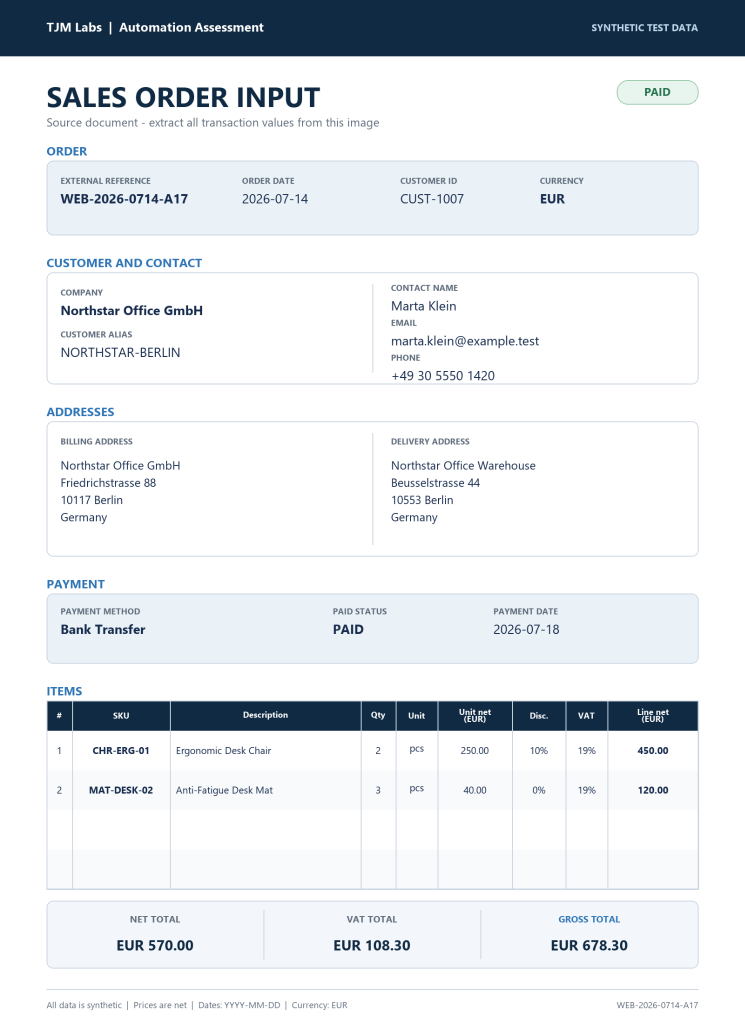
#> input picture fixtures/sample_order.png, 1489 x 2048 px (shown at 1/2 size)
$ python -i annotate.py   (imports and definitions only)
#> lines starting #> are read from the running program, lines starting #| are printed output that depends on the picture
"""Turn a raw run screenshot into an annotated figure.

A caption ribbon across the top says which clause of the written procedure the
screen belongs to and what to look at; highlight boxes ring the part of the
screen that matters, each with its own numbered badge and label.

Boxes are given as **fractions** of the image, not pixels, so an annotation
written against a 1920x1080 capture still lands correctly on a capture taken at
another resolution.

    from annotate import annotate
    annotate(src, dst, index=3, spec="2.1-2.3",
             title="Try to select the Debtor from the Order",
             note="The picker is the existence check - no row means create.",
             boxes=[(0.31, 0.22, 0.69, 0.55, "exact match on Company, Name, ZIP, City")])
"""
from __future__ import annotations

from pathlib import Path
from typing import Iterable, Optional, Sequence, Tuple

from PIL import Image, ImageDraw, ImageFont

NAVY = (14, 35, 56)
ACCENT = (46, 125, 209)
ACCENT_SOFT = (120, 175, 235)
WHITE = (255, 255, 255)
SUBTLE = (159, 182, 206)
AMBER = (217, 119, 6)

Box = Tuple[float, float, float, float, str]


def _font(size: int, bold: bool = False):
    for name in (("segoeuib.ttf", "arialbd.ttf") if bold else ("segoeui.ttf", "arial.ttf")):
        try:
            return ImageFont.truetype(name, size)
        except Exception:
            continue
    return ImageFont.load_default()


def _text_width(draw, text: str, font) -> int:
    try:
        return int(draw.textlength(text, font=font))
    except Exception:  # very old Pillow
        return font.getsize(text)[0]


def _wrap(draw, text: str, font, max_width: int) -> Sequence[str]:
    words, lines, current = text.split(), [], ""
    for word in words:
        trial = (current + " " + word).strip()
        if _text_width(draw, trial, font) <= max_width or not current:
            current = trial
        else:
            lines.append(current)
            current = word
    if current:
        lines.append(current)
    return lines


def annotate(
    src: Path,
    dst: Path,
    index: Optional[int] = None,
    spec: str = "",
    title: str = "",
    note: str = "",
    boxes: Iterable[Box] = (),
    status: str = "",
    max_width: int = 1600,
) -> Path:
#> called with src = '../fixtures/sample_order.png', dst = 'out.png', spec = '', title = '', note = '', boxes = (), status = '', max_width = 1600
    src, dst = Path(src), Path(dst)
    image = Image.open(src).convert("RGB")

    if max_width and image.width > max_width:
        ratio = max_width / image.width
        image = image.resize((max_width, int(image.height * ratio)), Image.LANCZOS)

    width, height = image.size
#> width = 1489; height = 2048
    scale = width / 1600.0
#> scale = 0.931

    ribbon_h = int(58 * scale)
#> ribbon_h = 53
    note_font = _font(max(11, int(15 * scale)))
    title_font = _font(max(13, int(20 * scale)), bold=True)
    spec_font = _font(max(10, int(13 * scale)), bold=True)
    badge_font = _font(max(11, int(16 * scale)), bold=True)
    label_font = _font(max(10, int(14 * scale)), bold=True)

    pad = int(18 * scale)
#> pad = 16
    line_h = int(21 * scale)
#> line_h = 19
    note_lines = []
    if note:
        probe = ImageDraw.Draw(Image.new("RGB", (10, 10)))
        note_lines = list(_wrap(probe, note, note_font, width - 2 * pad))[:2]
    note_h = (len(note_lines) * line_h + int(12 * scale)) if note_lines else 0
#> note_h = 0

    canvas = Image.new("RGB", (width, height + ribbon_h + note_h), NAVY)
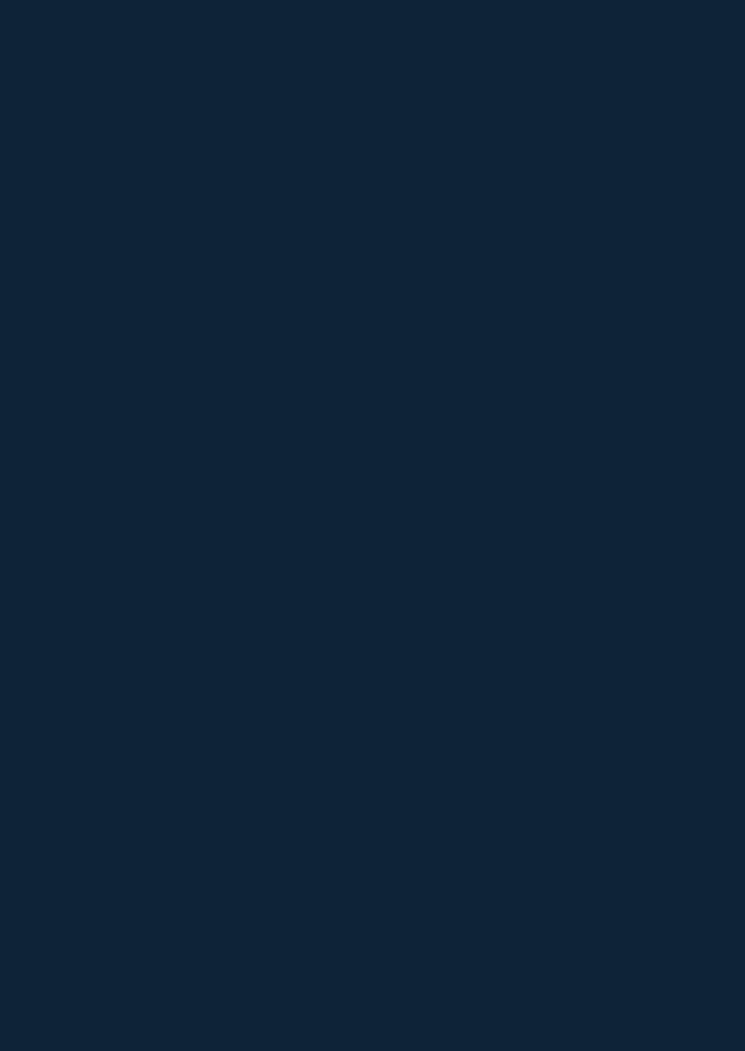
#> canvas: PIL image 1489x2101 RGB (shown at 1/2 size); mean R, G, B 14, 35, 56
    draw = ImageDraw.Draw(canvas)
    # --- ribbon ---------------------------------------------------------- #
    left = pad
#> left = 16
    if index is not None:
        size = int(30 * scale)
        top = (ribbon_h - size) // 2
        draw.rectangle([left, top, left + size, top + size], fill=ACCENT)
        label = str(index)
        draw.text(
            (left + size / 2 - _text_width(draw, label, badge_font) / 2, top + size * 0.18),
            label, font=badge_font, fill=WHITE,
        )
        left += size + int(14 * scale)

    if spec:
        chip_w = _text_width(draw, spec, spec_font) + int(16 * scale)
        chip_h = int(20 * scale)
        top = (ribbon_h - chip_h) // 2
        draw.rectangle([left, top, left + chip_w, top + chip_h], outline=ACCENT_SOFT, width=max(1, int(scale)))
        draw.text((left + int(8 * scale), top + int(3 * scale)), spec, font=spec_font, fill=ACCENT_SOFT)
        left += chip_w + int(14 * scale)

    if title:
        draw.text((left, (ribbon_h - int(22 * scale)) / 2), title, font=title_font, fill=WHITE)

    if status:
        colour = {"ok": (60, 190, 120), "manual-review": AMBER}.get(status, SUBTLE)
        w = _text_width(draw, status.upper(), spec_font)
        draw.text((width - pad - w, (ribbon_h - int(14 * scale)) / 2), status.upper(),
                  font=spec_font, fill=colour)

    for i, line in enumerate(note_lines):
        draw.text((pad, ribbon_h + int(2 * scale) + i * line_h), line, font=note_font, fill=SUBTLE)

    # --- the screenshot itself -------------------------------------------- #
    top_of_image = ribbon_h + note_h
#> top_of_image = 53
    canvas.paste(image, (0, top_of_image))
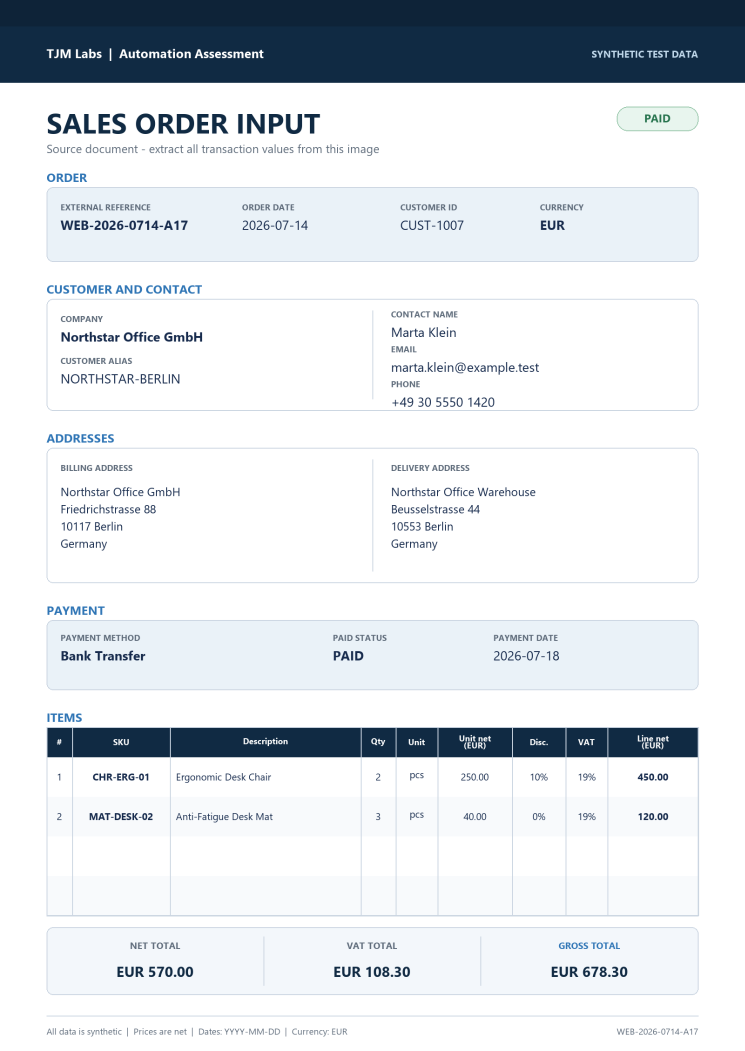
#> canvas: PIL image 1489x2101 RGB (shown at 1/2 size); mean R, G, B 222.4, 226.9, 231

    # --- highlight boxes --------------------------------------------------- #
    for n, (x0, y0, x1, y1, label) in enumerate(boxes, start=1):
        px0, py0 = int(x0 * width), int(y0 * height) + top_of_image
        px1, py1 = int(x1 * width), int(y1 * height) + top_of_image
        thickness = max(2, int(3 * scale))
        draw.rectangle([px0, py0, px1, py1], outline=ACCENT, width=thickness)

        if label:
            badge = int(22 * scale)
            bx, by = px0, max(top_of_image, py0 - badge - int(4 * scale))
            text_w = _text_width(draw, label, label_font)
            draw.rectangle([bx, by, bx + badge + text_w + int(14 * scale), by + badge], fill=ACCENT)
            draw.text((bx + badge / 2 - _text_width(draw, str(n), label_font) / 2, by + int(3 * scale)),
                      str(n), font=label_font, fill=WHITE)
            draw.text((bx + badge + int(6 * scale), by + int(3 * scale)), label, font=label_font, fill=WHITE)

    dst.parent.mkdir(parents=True, exist_ok=True)
    canvas.save(dst, quality=92)
    return dst

>>> result = annotate('../fixtures/sample_order.png', 'out.png')
